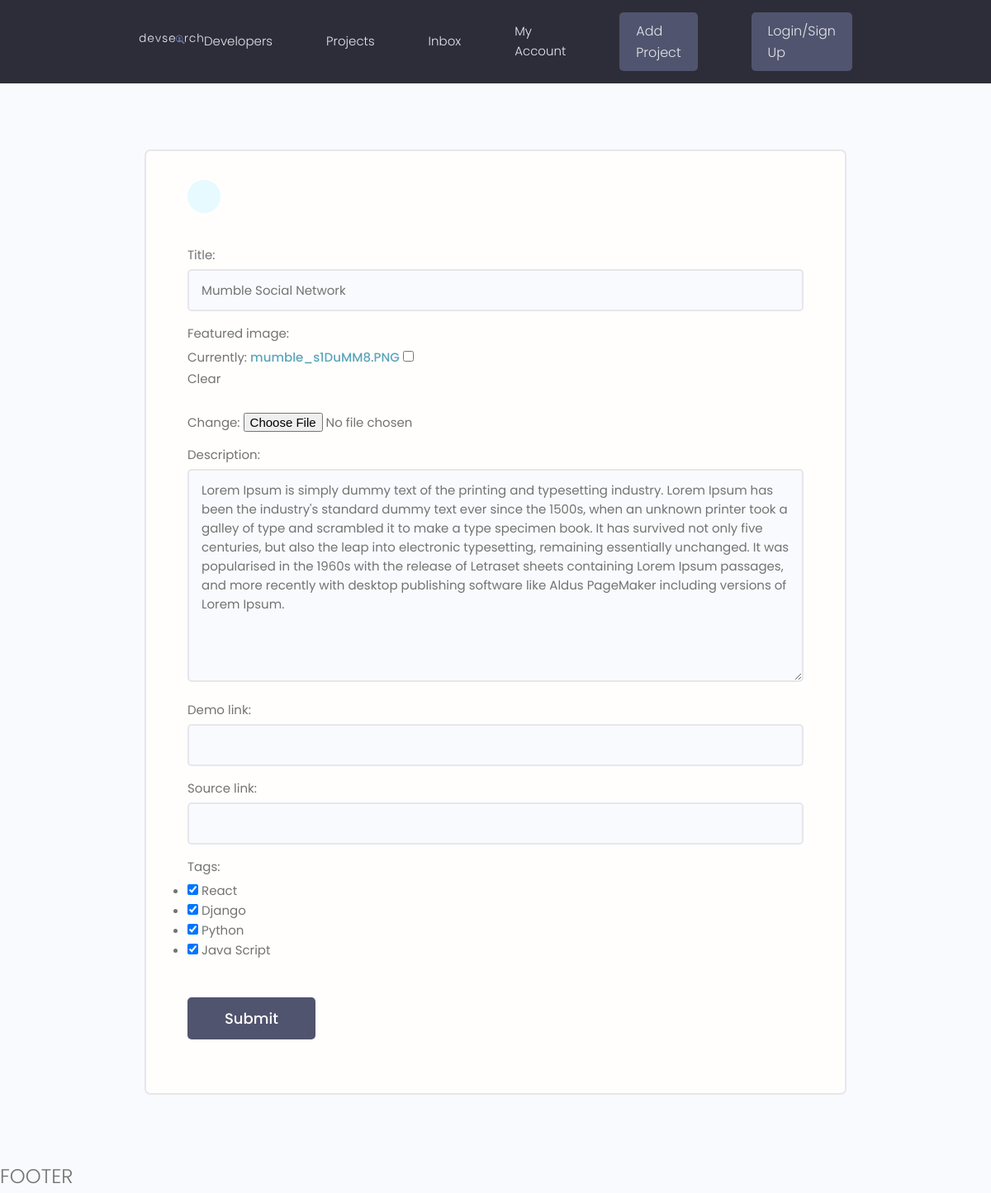
Page /projects/update-project/7ffcc1c67595478496c1e682cb371296 on the earlier database version.
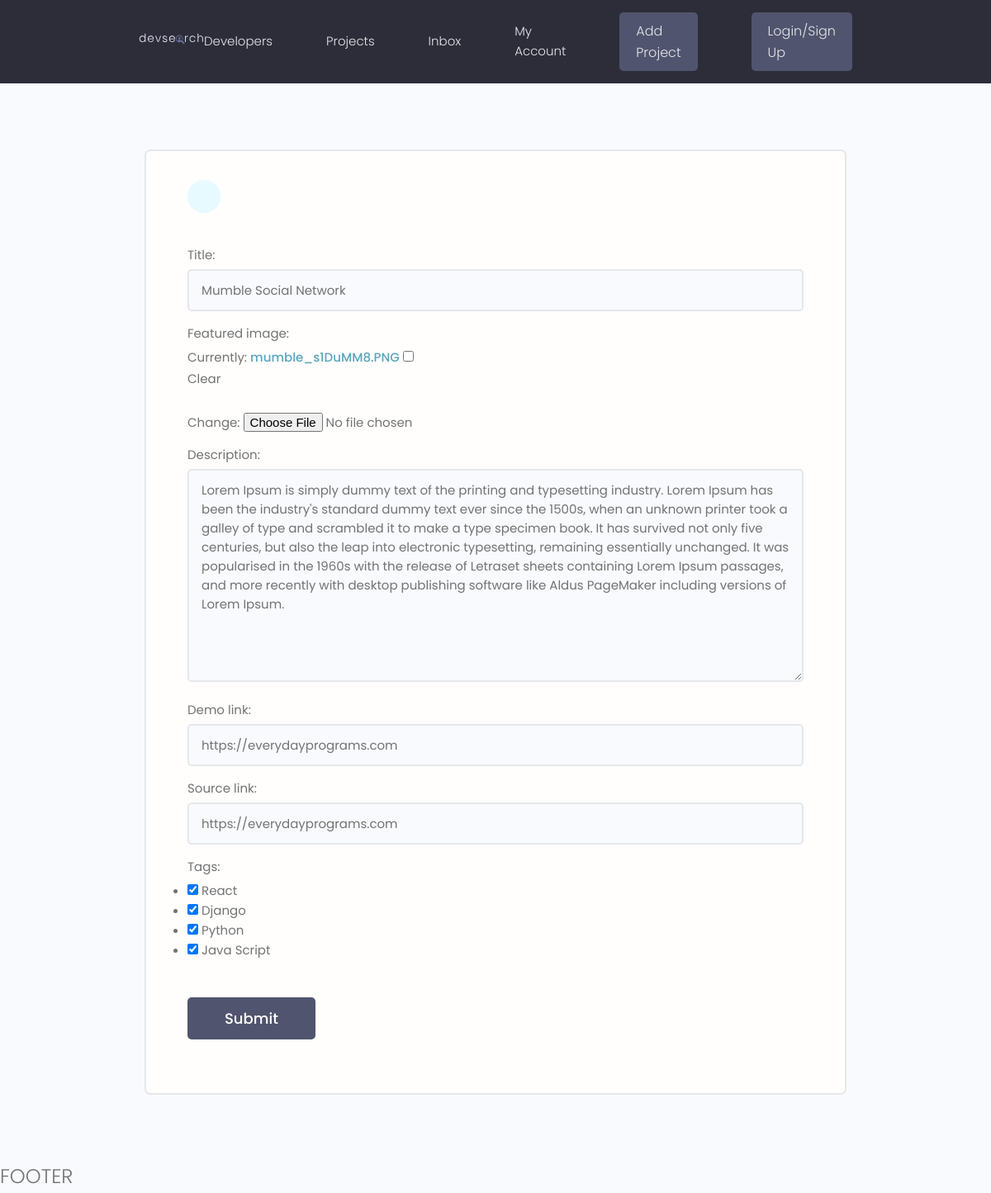
Same page on the later database version.
### projects/models.py (models this page shows, shortened)
class Project(models.Model):
    owner = models.ForeignKey(Profile, null=True, blank=True, on_delete=models.SET_NULL)
    title = models.CharField(max_length=200)
    description = models.TextField(null=True, blank=True)
    featured_image = models.ImageField(null=True, blank=True, default="default.jpg")
    demo_link = models.CharField(max_length=2000, null=True, blank=True)
    source_link = models.CharField(max_length=2000, null=True, blank=True)
    tags = models.ManyToManyField("Tag", blank=True)
    vote_total = models.IntegerField(default=0, null=True, blank=True)
    vote_ratio = models.IntegerField(default=0, null=True, blank=True)
    created = models.DateTimeField(auto_now_add=True)
    id = models.UUIDField(
        default=uuid.uuid4, unique=True, primary_key=True, editable=False
    )

### projects/views.py (the view)
# urls.py: path("update-project/<str:pk>", views.update_project, name="update-project"),
def update_project(request, pk):
    project = Project.objects.get(id=pk)
    form = ProjectForm(instance=project)
    if request.method == "POST":
        form = ProjectForm(request.POST, request.FILES, instance=project)
        if form.is_valid():
            form.save()
            return redirect("projects")
    context = {"form": form}
    return render(request, "projects/project_form.html", context)

### projects/forms.py
class ProjectForm(ModelForm):
    class Meta:
        model = Project
        fields = [
            "title",
            "featured_image",
            "description",
            "demo_link",
            "source_link",
            "tags",
        ]
        widgets = {
            "tags": forms.CheckboxSelectMultiple(),
        }
    def __init__(self, *args, **kwargs):
        super(ProjectForm, self).__init__(*args, **kwargs)
        for name, field in self.fields.items():
            field.widget.attrs.update({"class": "input"})

### projects/models.py (called while the page is built)
    def __str__(self):
        return self.name

### projects/templates/projects/project_form.html (shortened to what this page needs)
{% extends 'main.html' %}
{% block content %}
<main class="formPage my-xl">
    <div class="content-box">
        <div class="formWrapper">
            <a class="backButton" href="#"></a>
            <br>
            <form class="form" method="POST" enctype="multipart/form-data">
                {% for field in form %}
                <div class="form__field">
                    <label for="formInput#text">{{field.label}}:</label>
                    {{field}}
                </div>
                {% endfor %}
                <input class="btn btn--sub btn--lg  my-md" type="submit" value="Submit" />
            </form>
        </div>
    </div>
</main>
{% endblock %}

Differences in the rows shown:
changed Project "Mumble Social Network": demo_link (not shown) → "https://everydayprograms.com"; source_link (not shown) → "https://everydayprograms.com"
